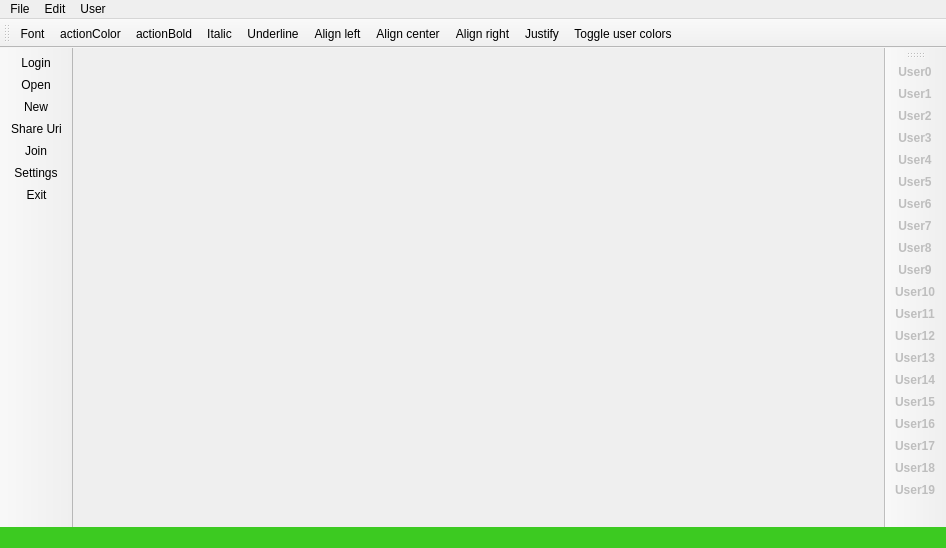
<?xml version="1.0" encoding="UTF-8"?>
<ui version="4.0">
 <class>MainWindow</class>
 <widget class="QMainWindow" name="MainWindow">
  <property name="geometry">
   <rect>
    <x>0</x>
    <y>0</y>
    <width>946</width>
    <height>548</height>
   </rect>
  </property>
  <property name="sizePolicy">
   <sizepolicy hsizetype="MinimumExpanding" vsizetype="Maximum">
    <horstretch>0</horstretch>
    <verstretch>0</verstretch>
   </sizepolicy>
  </property>
  <property name="minimumSize">
   <size>
    <width>40</width>
    <height>369</height>
   </size>
  </property>
  <property name="maximumSize">
   <size>
    <width>10000</width>
    <height>10000</height>
   </size>
  </property>
  <property name="baseSize">
   <size>
    <width>1105</width>
    <height>676</height>
   </size>
  </property>
  <property name="acceptDrops">
   <bool>true</bool>
  </property>
  <property name="windowTitle">
   <string>Co-Text</string>
  </property>
  <property name="styleSheet">
   <string notr="true"/>
  </property>
  <widget class="QWidget" name="centralwidget">
   <property name="styleSheet">
    <string notr="true"/>
   </property>
   <layout class="QHBoxLayout" name="horizontalLayout_3"/>
  </widget>
  <widget class="QMenuBar" name="menubar">
   <property name="geometry">
    <rect>
     <x>0</x>
     <y>0</y>
     <width>946</width>
     <height>26</height>
    </rect>
   </property>
   <property name="palette">
    <palette>
     <active/>
     <inactive/>
     <disabled/>
    </palette>
   </property>
   <property name="styleSheet">
    <string notr="true"/>
   </property>
   <widget class="QMenu" name="menuFile">
    <property name="title">
     <string>File</string>
    </property>
    <addaction name="actionNew"/>
    <addaction name="actionSave"/>
    <addaction name="actionSave_as"/>
    <addaction name="actionPrintPDF"/>
    <addaction name="actionShare_Uri"/>
    <addaction name="actionExit"/>
    <addaction name="separator"/>
   </widget>
   <widget class="QMenu" name="menuEdit">
    <property name="title">
     <string>Edit</string>
    </property>
    <addaction name="actionUndo"/>
    <addaction name="actionCopy"/>
    <addaction name="actionPaste"/>
    <addaction name="actionCut"/>
    <addaction name="actionFind"/>
    <addaction name="actionReplace"/>
    <addaction name="actionRedo"/>
   </widget>
   <widget class="QMenu" name="menuUser">
    <property name="title">
     <string>User</string>
    </property>
    <addaction name="actionLogin"/>
    <addaction name="actionLogout"/>
    <addaction name="actionSettings"/>
   </widget>
   <addaction name="menuFile"/>
   <addaction name="menuEdit"/>
   <addaction name="menuUser"/>
  </widget>
  <widget class="QStatusBar" name="statusbar">
   <property name="maximumSize">
    <size>
     <width>16777215</width>
     <height>21</height>
    </size>
   </property>
   <property name="styleSheet">
    <string notr="true">background-color: rgb(60, 202, 33);</string>
   </property>
  </widget>
  <widget class="QToolBar" name="toolBar">
   <property name="cursor">
    <cursorShape>ArrowCursor</cursorShape>
   </property>
   <property name="mouseTracking">
    <bool>false</bool>
   </property>
   <property name="focusPolicy">
    <enum>Qt::StrongFocus</enum>
   </property>
   <property name="windowTitle">
    <string>toolBar</string>
   </property>
   <property name="autoFillBackground">
    <bool>false</bool>
   </property>
   <property name="styleSheet">
    <string notr="true"/>
   </property>
   <property name="movable">
    <bool>false</bool>
   </property>
   <property name="allowedAreas">
    <set>Qt::LeftToolBarArea</set>
   </property>
   <property name="iconSize">
    <size>
     <width>42</width>
     <height>42</height>
    </size>
   </property>
   <property name="toolButtonStyle">
    <enum>Qt::ToolButtonIconOnly</enum>
   </property>
   <attribute name="toolBarArea">
    <enum>LeftToolBarArea</enum>
   </attribute>
   <attribute name="toolBarBreak">
    <bool>false</bool>
   </attribute>
   <addaction name="actionLogin"/>
   <addaction name="actionOpen"/>
   <addaction name="actionNew"/>
   <addaction name="actionShare_Uri"/>
   <addaction name="actionJoin"/>
   <addaction name="actionSettings"/>
   <addaction name="actionExit"/>
  </widget>
  <widget class="QToolBar" name="mainToolBar">
   <property name="minimumSize">
    <size>
     <width>0</width>
     <height>0</height>
    </size>
   </property>
   <property name="sizeIncrement">
    <size>
     <width>0</width>
     <height>0</height>
    </size>
   </property>
   <property name="baseSize">
    <size>
     <width>0</width>
     <height>0</height>
    </size>
   </property>
   <property name="windowTitle">
    <string>mainToolBar</string>
   </property>
   <attribute name="toolBarArea">
    <enum>TopToolBarArea</enum>
   </attribute>
   <attribute name="toolBarBreak">
    <bool>false</bool>
   </attribute>
   <addaction name="actionFont"/>
   <addaction name="actionTextColor"/>
   <addaction name="actionBold"/>
   <addaction name="actionItalic"/>
   <addaction name="actionUnderline"/>
   <addaction name="actionAlign_left"/>
   <addaction name="actionAlign_center"/>
   <addaction name="actionAlign_right"/>
   <addaction name="actionJustify"/>
   <addaction name="actionToggle_user_colors"/>
  </widget>
  <widget class="QToolBar" name="rightToolBar">
   <property name="windowTitle">
    <string>toolBar_2</string>
   </property>
   <attribute name="toolBarArea">
    <enum>RightToolBarArea</enum>
   </attribute>
   <attribute name="toolBarBreak">
    <bool>false</bool>
   </attribute>
   <addaction name="actionUser0"/>
   <addaction name="actionUser1"/>
   <addaction name="actionUser2"/>
   <addaction name="actionUser3"/>
   <addaction name="actionUser4"/>
   <addaction name="actionUser5"/>
   <addaction name="actionUser6"/>
   <addaction name="actionUser7"/>
   <addaction name="actionUser8"/>
   <addaction name="actionUser9"/>
   <addaction name="actionUser10"/>
   <addaction name="actionUser11"/>
   <addaction name="actionUser12"/>
   <addaction name="actionUser13"/>
   <addaction name="actionUser14"/>
   <addaction name="actionUser15"/>
   <addaction name="actionUser16"/>
   <addaction name="actionUser17"/>
   <addaction name="actionUser18"/>
   <addaction name="actionUser19"/>
  </widget>
  <action name="actionNew">
   <property name="checkable">
    <bool>false</bool>
   </property>
   <property name="icon">
    <iconset resource="Resources.qrc">
     <normaloff>:/imgs/icons/noun_new document_2429385.svg</normaloff>:/imgs/icons/noun_new document_2429385.svg</iconset>
   </property>
   <property name="text">
    <string>New</string>
   </property>
   <property name="shortcut">
    <string>Ctrl+N</string>
   </property>
  </action>
  <action name="actionOpen">
   <property name="icon">
    <iconset resource="Resources.qrc">
     <normaloff>:/imgs/icons/noun_Folder_2047792.svg</normaloff>
     <normalon>:/imgs/icons/noun_Folder_2047792.svg</normalon>:/imgs/icons/noun_Folder_2047792.svg</iconset>
   </property>
   <property name="text">
    <string>Open...</string>
   </property>
   <property name="shortcut">
    <string>Ctrl+O</string>
   </property>
  </action>
  <action name="actionSave">
   <property name="icon">
    <iconset>
     <normalon>:/imgs/icons/noun_Download_2383249.png</normalon>
    </iconset>
   </property>
   <property name="text">
    <string>Save</string>
   </property>
   <property name="shortcut">
    <string>Ctrl+S</string>
   </property>
  </action>
  <action name="actionSave_as">
   <property name="icon">
    <iconset resource="Resources.qrc">
     <normaloff>:/imgs/icons/noun_Save_1435429.png</normaloff>:/imgs/icons/noun_Save_1435429.png</iconset>
   </property>
   <property name="text">
    <string>Save as...</string>
   </property>
   <property name="shortcut">
    <string>Ctrl+Shift+S</string>
   </property>
  </action>
  <action name="actionPrintPDF">
   <property name="text">
    <string>Export as PDF...</string>
   </property>
   <property name="toolTip">
    <string>ExportPDF</string>
   </property>
   <property name="shortcut">
    <string>Ctrl+P</string>
   </property>
  </action>
  <action name="actionExit">
   <property name="icon">
    <iconset resource="Resources.qrc">
     <normaloff>:/imgs/icons/noun_Exit_1558251.svg</normaloff>:/imgs/icons/noun_Exit_1558251.svg</iconset>
   </property>
   <property name="text">
    <string>Exit</string>
   </property>
   <property name="shortcut">
    <string>Ctrl+Q</string>
   </property>
   <property name="menuRole">
    <enum>QAction::QuitRole</enum>
   </property>
  </action>
  <action name="actionUndo">
   <property name="icon">
    <iconset>
     <normalon>:/imgs/icons/noun_Undo_1246691.png</normalon>
    </iconset>
   </property>
   <property name="text">
    <string>Undo</string>
   </property>
   <property name="shortcut">
    <string>Ctrl+Z</string>
   </property>
  </action>
  <action name="actionCopy">
   <property name="icon">
    <iconset resource="Resources.qrc">
     <normaloff>:/imgs/icons/noun_copy_2080193.png</normaloff>:/imgs/icons/noun_copy_2080193.png</iconset>
   </property>
   <property name="text">
    <string>Copy</string>
   </property>
   <property name="shortcut">
    <string>Ctrl+C</string>
   </property>
  </action>
  <action name="actionPaste">
   <property name="icon">
    <iconset resource="Resources.qrc">
     <normaloff>:/imgs/icons/noun_paste_2302624.png</normaloff>:/imgs/icons/noun_paste_2302624.png</iconset>
   </property>
   <property name="text">
    <string>Paste</string>
   </property>
   <property name="shortcut">
    <string>Ctrl+V</string>
   </property>
  </action>
  <action name="actionCut">
   <property name="icon">
    <iconset>
     <normalon>:/imgs/icons/noun_Cut File_3118760.png</normalon>
    </iconset>
   </property>
   <property name="text">
    <string>Cut</string>
   </property>
   <property name="shortcut">
    <string>Ctrl+X</string>
   </property>
  </action>
  <action name="actionFind">
   <property name="icon">
    <iconset>
     <normalon>:/imgs/icons/noun_file find_556585.png</normalon>
    </iconset>
   </property>
   <property name="text">
    <string>Find</string>
   </property>
   <property name="shortcut">
    <string>Ctrl+F</string>
   </property>
  </action>
  <action name="actionReplace">
   <property name="icon">
    <iconset>
     <normalon>:/imgs/icons/noun_replace_1913722.png</normalon>
    </iconset>
   </property>
   <property name="text">
    <string>Replace</string>
   </property>
  </action>
  <action name="actionRedo">
   <property name="icon">
    <iconset resource="Resources.qrc">
     <normaloff>:/imgs/icons/noun_Redo_124669.png</normaloff>:/imgs/icons/noun_Redo_124669.png</iconset>
   </property>
   <property name="text">
    <string>Redo</string>
   </property>
   <property name="shortcut">
    <string>Ctrl+Shift+Z</string>
   </property>
  </action>
  <action name="actionLogin">
   <property name="checkable">
    <bool>false</bool>
   </property>
   <property name="icon">
    <iconset resource="Resources.qrc">
     <normaloff>:/imgs/icons/noun_user login_178831.svg</normaloff>
     <normalon>:/imgs/icons/noun_user login_178831.svg</normalon>
     <activeoff>:/imgs/icons/noun_user login_178831.svg</activeoff>
     <activeon>:/imgs/icons/noun_user login_178831_white.svg</activeon>
     <selectedoff>:/imgs/icons/noun_user login_178831.svg</selectedoff>
     <selectedon>:/imgs/icons/noun_user login_178831_white.svg</selectedon>:/imgs/icons/noun_user login_178831.svg</iconset>
   </property>
   <property name="text">
    <string>Login...</string>
   </property>
   <property name="font">
    <font/>
   </property>
   <property name="shortcut">
    <string>Ctrl+L</string>
   </property>
   <property name="autoRepeat">
    <bool>true</bool>
   </property>
   <property name="visible">
    <bool>true</bool>
   </property>
   <property name="menuRole">
    <enum>QAction::TextHeuristicRole</enum>
   </property>
   <property name="shortcutVisibleInContextMenu">
    <bool>false</bool>
   </property>
  </action>
  <action name="actionLogout">
   <property name="text">
    <string>Logout</string>
   </property>
  </action>
  <action name="actionShare_Uri">
   <property name="icon">
    <iconset resource="Resources.qrc">
     <normaloff>:/imgs/icons/noun_url_887536.svg</normaloff>:/imgs/icons/noun_url_887536.svg</iconset>
   </property>
   <property name="text">
    <string>Share Uri</string>
   </property>
   <property name="shortcut">
    <string>Ctrl+Alt+S</string>
   </property>
  </action>
  <action name="actionSettings">
   <property name="icon">
    <iconset resource="Resources.qrc">
     <normaloff>:/imgs/icons/noun_Settings_2324598.svg</normaloff>:/imgs/icons/noun_Settings_2324598.svg</iconset>
   </property>
   <property name="text">
    <string>Settings</string>
   </property>
  </action>
  <action name="actionFont">
   <property name="icon">
    <iconset resource="Resources.qrc">
     <normaloff>:/imgs/icons/noun_font_2669552.svg</normaloff>:/imgs/icons/noun_font_2669552.svg</iconset>
   </property>
   <property name="text">
    <string>Font</string>
   </property>
   <property name="shortcut">
    <string>Ctrl+F</string>
   </property>
  </action>
  <action name="actionItalic">
   <property name="checkable">
    <bool>true</bool>
   </property>
   <property name="icon">
    <iconset resource="Resources.qrc">
     <normaloff>:/imgs/icons/noun_italics_1076852.svg</normaloff>:/imgs/icons/noun_italics_1076852.svg</iconset>
   </property>
   <property name="text">
    <string>Italic</string>
   </property>
   <property name="toolTip">
    <string>Italic font</string>
   </property>
   <property name="shortcut">
    <string>Ctrl+I</string>
   </property>
  </action>
  <action name="actionBold">
   <property name="checkable">
    <bool>true</bool>
   </property>
   <property name="icon">
    <iconset resource="Resources.qrc">
     <normaloff>:/imgs/icons/noun_bold_1076853.svg</normaloff>:/imgs/icons/noun_bold_1076853.svg</iconset>
   </property>
   <property name="text">
    <string>actionBold</string>
   </property>
   <property name="toolTip">
    <string>Bold</string>
   </property>
   <property name="shortcut">
    <string>Ctrl+B</string>
   </property>
  </action>
  <action name="actionUnderline">
   <property name="checkable">
    <bool>true</bool>
   </property>
   <property name="icon">
    <iconset resource="Resources.qrc">
     <normaloff>:/imgs/icons/noun_underline_1384032.svg</normaloff>:/imgs/icons/noun_underline_1384032.svg</iconset>
   </property>
   <property name="text">
    <string>Underline</string>
   </property>
   <property name="toolTip">
    <string>Underline</string>
   </property>
   <property name="shortcut">
    <string>Ctrl+U</string>
   </property>
  </action>
  <action name="actionTextColor">
   <property name="icon">
    <iconset resource="Resources.qrc">
     <normaloff>:/imgs/icons/noun_color_3170276.svg</normaloff>:/imgs/icons/noun_color_3170276.svg</iconset>
   </property>
   <property name="text">
    <string>actionColor</string>
   </property>
   <property name="iconText">
    <string>actionColor</string>
   </property>
   <property name="toolTip">
    <string>Pick a color</string>
   </property>
  </action>
  <action name="actionToggle_user_colors">
   <property name="checkable">
    <bool>true</bool>
   </property>
   <property name="icon">
    <iconset resource="Resources.qrc">
     <normaloff>:/imgs/icons/noun_Light_1841928.svg</normaloff>:/imgs/icons/noun_Light_1841928.svg</iconset>
   </property>
   <property name="text">
    <string>Toggle user colors</string>
   </property>
  </action>
  <action name="actionJustify">
   <property name="checkable">
    <bool>true</bool>
   </property>
   <property name="icon">
    <iconset resource="Resources.qrc">
     <normaloff>:/imgs/icons/textjustify.svg</normaloff>:/imgs/icons/textjustify.svg</iconset>
   </property>
   <property name="text">
    <string>Justify</string>
   </property>
  </action>
  <action name="actionAlign_left">
   <property name="checkable">
    <bool>true</bool>
   </property>
   <property name="icon">
    <iconset resource="Resources.qrc">
     <normaloff>:/imgs/icons/textleft.svg</normaloff>:/imgs/icons/textleft.svg</iconset>
   </property>
   <property name="text">
    <string>Align left</string>
   </property>
  </action>
  <action name="actionAlign_right">
   <property name="checkable">
    <bool>true</bool>
   </property>
   <property name="icon">
    <iconset resource="Resources.qrc">
     <normaloff>:/imgs/icons/textright.svg</normaloff>:/imgs/icons/textright.svg</iconset>
   </property>
   <property name="text">
    <string>Align right</string>
   </property>
  </action>
  <action name="actionAlign_center">
   <property name="checkable">
    <bool>true</bool>
   </property>
   <property name="icon">
    <iconset resource="Resources.qrc">
     <normaloff>:/imgs/icons/textcenter.svg</normaloff>:/imgs/icons/textcenter.svg</iconset>
   </property>
   <property name="text">
    <string>Align center</string>
   </property>
  </action>
  <action name="actionUser0">
   <property name="enabled">
    <bool>false</bool>
   </property>
   <property name="text">
    <string>User0</string>
   </property>
   <property name="font">
    <font>
     <weight>75</weight>
     <bold>true</bold>
    </font>
   </property>
   <property name="visible">
    <bool>false</bool>
   </property>
  </action>
  <action name="actionUser1">
   <property name="enabled">
    <bool>false</bool>
   </property>
   <property name="text">
    <string>User1</string>
   </property>
   <property name="toolTip">
    <string>User1</string>
   </property>
   <property name="font">
    <font>
     <weight>75</weight>
     <bold>true</bold>
    </font>
   </property>
   <property name="visible">
    <bool>false</bool>
   </property>
  </action>
  <action name="actionUser2">
   <property name="enabled">
    <bool>false</bool>
   </property>
   <property name="text">
    <string>User2</string>
   </property>
   <property name="toolTip">
    <string>User2</string>
   </property>
   <property name="font">
    <font>
     <weight>75</weight>
     <bold>true</bold>
    </font>
   </property>
   <property name="visible">
    <bool>false</bool>
   </property>
   <property name="menuRole">
    <enum>QAction::NoRole</enum>
   </property>
  </action>
  <action name="actionUser3">
   <property name="enabled">
    <bool>false</bool>
   </property>
   <property name="text">
    <string>User3</string>
   </property>
   <property name="font">
    <font>
     <weight>75</weight>
     <bold>true</bold>
    </font>
   </property>
   <property name="visible">
    <bool>false</bool>
   </property>
  </action>
  <action name="actionUser4">
   <property name="enabled">
    <bool>false</bool>
   </property>
   <property name="text">
    <string>User4</string>
   </property>
   <property name="toolTip">
    <string>User4</string>
   </property>
   <property name="font">
    <font>
     <weight>75</weight>
     <bold>true</bold>
    </font>
   </property>
   <property name="visible">
    <bool>false</bool>
   </property>
  </action>
  <action name="actionUser5">
   <property name="enabled">
    <bool>false</bool>
   </property>
   <property name="text">
    <string>User5</string>
   </property>
   <property name="toolTip">
    <string>User5</string>
   </property>
   <property name="font">
    <font>
     <weight>75</weight>
     <bold>true</bold>
    </font>
   </property>
   <property name="visible">
    <bool>false</bool>
   </property>
  </action>
  <action name="actionUser6">
   <property name="enabled">
    <bool>false</bool>
   </property>
   <property name="text">
    <string>User6</string>
   </property>
   <property name="toolTip">
    <string>User6</string>
   </property>
   <property name="font">
    <font>
     <weight>75</weight>
     <bold>true</bold>
    </font>
   </property>
   <property name="visible">
    <bool>false</bool>
   </property>
  </action>
  <action name="actionUser7">
   <property name="enabled">
    <bool>false</bool>
   </property>
   <property name="text">
    <string>User7</string>
   </property>
   <property name="toolTip">
    <string>User7</string>
   </property>
   <property name="font">
    <font>
     <weight>75</weight>
     <bold>true</bold>
    </font>
   </property>
   <property name="visible">
    <bool>false</bool>
   </property>
  </action>
  <action name="actionUser8">
   <property name="enabled">
    <bool>false</bool>
   </property>
   <property name="text">
    <string>User8</string>
   </property>
   <property name="toolTip">
    <string>User8</string>
   </property>
   <property name="font">
    <font>
     <weight>75</weight>
     <bold>true</bold>
    </font>
   </property>
   <property name="visible">
    <bool>false</bool>
   </property>
  </action>
  <action name="actionUser9">
   <property name="enabled">
    <bool>false</bool>
   </property>
   <property name="text">
    <string>User9</string>
   </property>
   <property name="toolTip">
    <string>User9</string>
   </property>
   <property name="font">
    <font>
     <weight>75</weight>
     <bold>true</bold>
    </font>
   </property>
   <property name="visible">
    <bool>false</bool>
   </property>
  </action>
  <action name="actionUser10">
   <property name="enabled">
    <bool>false</bool>
   </property>
   <property name="text">
    <string>User10</string>
   </property>
   <property name="toolTip">
    <string>User10</string>
   </property>
   <property name="font">
    <font>
     <weight>75</weight>
     <bold>true</bold>
    </font>
   </property>
   <property name="visible">
    <bool>false</bool>
   </property>
  </action>
  <action name="actionUser11">
   <property name="enabled">
    <bool>false</bool>
   </property>
   <property name="text">
    <string>User11</string>
   </property>
   <property name="toolTip">
    <string>User11</string>
   </property>
   <property name="font">
    <font>
     <weight>75</weight>
     <bold>true</bold>
    </font>
   </property>
   <property name="visible">
    <bool>false</bool>
   </property>
  </action>
  <action name="actionUser12">
   <property name="enabled">
    <bool>false</bool>
   </property>
   <property name="text">
    <string>User12</string>
   </property>
   <property name="toolTip">
    <string>User12</string>
   </property>
   <property name="font">
    <font>
     <weight>75</weight>
     <bold>true</bold>
    </font>
   </property>
   <property name="visible">
    <bool>false</bool>
   </property>
  </action>
  <action name="actionUser13">
   <property name="enabled">
    <bool>false</bool>
   </property>
   <property name="text">
    <string>User13</string>
   </property>
   <property name="toolTip">
    <string>User13</string>
   </property>
   <property name="font">
    <font>
     <weight>75</weight>
     <bold>true</bold>
    </font>
   </property>
   <property name="visible">
    <bool>false</bool>
   </property>
  </action>
  <action name="actionUser14">
   <property name="enabled">
    <bool>false</bool>
   </property>
   <property name="text">
    <string>User14</string>
   </property>
   <property name="toolTip">
    <string>User14</string>
   </property>
   <property name="font">
    <font>
     <weight>75</weight>
     <bold>true</bold>
    </font>
   </property>
   <property name="visible">
    <bool>false</bool>
   </property>
  </action>
  <action name="actionUser15">
   <property name="enabled">
    <bool>false</bool>
   </property>
   <property name="text">
    <string>User15</string>
   </property>
   <property name="toolTip">
    <string>User15</string>
   </property>
   <property name="font">
    <font>
     <weight>75</weight>
     <bold>true</bold>
    </font>
   </property>
   <property name="visible">
    <bool>false</bool>
   </property>
  </action>
  <action name="actionUser16">
   <property name="enabled">
    <bool>false</bool>
   </property>
   <property name="text">
    <string>User16</string>
   </property>
   <property name="toolTip">
    <string>User16</string>
   </property>
   <property name="font">
    <font>
     <weight>75</weight>
     <bold>true</bold>
    </font>
   </property>
   <property name="visible">
    <bool>false</bool>
   </property>
  </action>
  <action name="actionUser17">
   <property name="enabled">
    <bool>false</bool>
   </property>
   <property name="text">
    <string>User17</string>
   </property>
   <property name="toolTip">
    <string>User17</string>
   </property>
   <property name="font">
    <font>
     <weight>75</weight>
     <bold>true</bold>
    </font>
   </property>
   <property name="visible">
    <bool>false</bool>
   </property>
  </action>
  <action name="actionUser18">
   <property name="enabled">
    <bool>false</bool>
   </property>
   <property name="text">
    <string>User18</string>
   </property>
   <property name="toolTip">
    <string>User18</string>
   </property>
   <property name="font">
    <font>
     <weight>75</weight>
     <bold>true</bold>
    </font>
   </property>
   <property name="visible">
    <bool>false</bool>
   </property>
  </action>
  <action name="actionUser19">
   <property name="enabled">
    <bool>false</bool>
   </property>
   <property name="text">
    <string>User19</string>
   </property>
   <property name="toolTip">
    <string>User19</string>
   </property>
   <property name="font">
    <font>
     <weight>75</weight>
     <bold>true</bold>
    </font>
   </property>
   <property name="visible">
    <bool>false</bool>
   </property>
  </action>
  <action name="actionJoin">
   <property name="enabled">
    <bool>true</bool>
   </property>
   <property name="icon">
    <iconset resource="Resources.qrc">
     <normaloff>:/imgs/icons/join_grey.svg</normaloff>:/imgs/icons/join_grey.svg</iconset>
   </property>
   <property name="text">
    <string>Join</string>
   </property>
   <property name="toolTip">
    <string>Join</string>
   </property>
   <property name="shortcut">
    <string>Ctrl+Alt+S</string>
   </property>
  </action>
 </widget>
 <resources>
  <include location="Resources.qrc"/>
  <include location="Resources.qrc"/>
 </resources>
 <connections/>
</ui>
